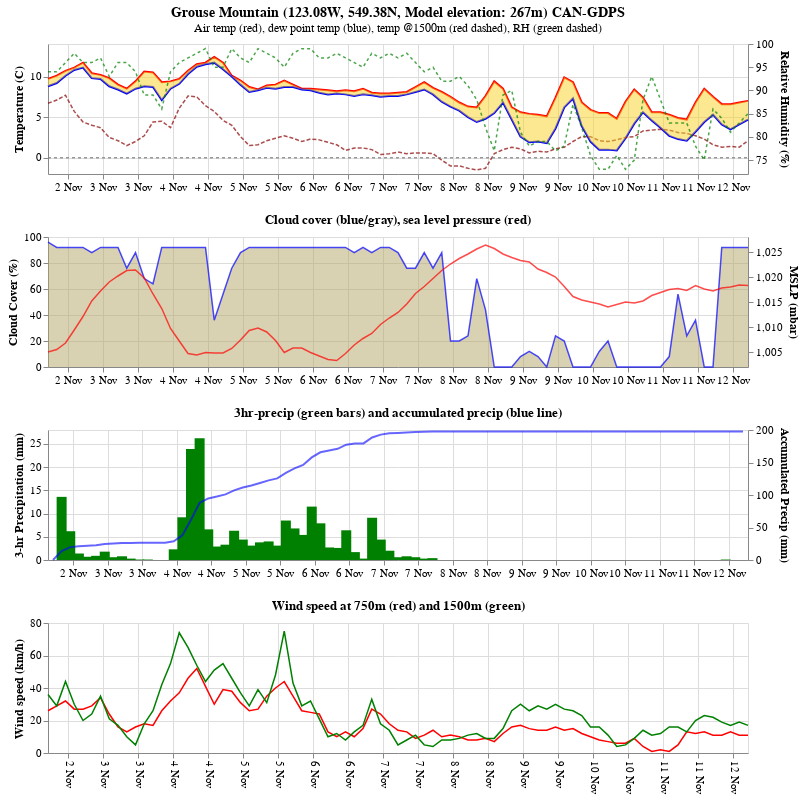

The notebook cell this image was saved under:
### Code cell
meteogram = temp2 & cloud_pressure & precip_total & wind 
meteogram = meteogram.configure_axis(labelFontSize=11, titleFontSize=12)
meteogram

### Figure 1 — Vega-Lite specification as saved in the notebook (floating-point values rounded to 4 significant figures)
{"config": {"view": {"continuousWidth": 400, "continuousHeight": 300}, "axis": {"labelFontSize": 11, "titleFontSize": 12}}, "vconcat": [{"layer": [{"layer": [{"mark": {"type": "line", "color": "red", "strokeWidth": 2}, "encoding": {"tooltip": [{"field": "DATE", "title": "Date", "type": "temporal"}, {"field": "TIME", "title": "Time", "type": "nominal"}, {"field": "TMP", "title": "Air Temp", "type": "quantitative"}], "x": {"axis": {"format": "%e %b", "labelAngle": 0}, "field": "DATETIME", "title": null, "type": "temporal"}, "y": {"field": "TMP", "title": "Temperature (C)", "type": "quantitative"}}, "height": 130, "title": {"text": "Grouse Mountain (123.08W, 549.38N, Model elevation: 267m) CAN-GDPS", "anchor": "middle", "fontSize": 14, "fontWeight": "bold", "subtitle": "Air temp (red), dew point temp (blue), temp @1500m (red dashed), RH (green dashed)"}, "width": 700}, {"mark": {"type": "line", "color": "blue", "strokeWidth": 2}, "encoding": {"x": {"axis": {"format": "%e %b", "labelAngle": 0}, "field": "DATETIME", "title": null, "type": "temporal"}, "y": {"field": "DPT", "title": "Temperature (C)", "type": "quantitative"}}, "height": 130, "width": 700}, {"mark": {"type": "line", "color": "darkred", "opacity": 0.7, "strokeDash": [4, 2], "strokeWidth": 1.5}, "encoding": {"tooltip": [{"field": "DATE", "title": "Date", "type": "temporal"}, {"field": "TIME", "title": "Time", "type": "nominal"}, {"field": "TMP850", "title": "Air Temp", "type": "quantitative"}], "x": {"axis": {"format": "%e %b", "labelAngle": 0}, "field": "DATETIME", "title": null, "type": "temporal"}, "y": {"field": "TMP850", "title": "Temperature (C)", "type": "quantitative"}}, "height": 130, "width": 700}, {"mark": {"type": "area", "color": "#F8D223", "opacity": 0.5}, "encoding": {"x": {"field": "DATETIME", "type": "temporal"}, "y": {"field": "TMP", "type": "quantitative"}, "y2": {"field": "DPT"}}, "height": 130, "width": 700}, {"mark": {"type": "line", "color": "gray", "opacity": 0.8, "strokeDash": [3, 3], "strokeWidth": 1.5}, "encoding": {"x": {"axis": {"format": "%e %b", "labelAngle": 0}, "field": "DATETIME", "title": null, "type": "temporal"}, "y": {"field": "Zero", "title": "Temperature (C)", "type": "quantitative"}}, "height": 130, "width": 700}]}, {"mark": {"type": "line", "color": "green", "opacity": 0.7, "strokeDash": [3, 3], "strokeWidth": 1.5}, "encoding": {"x": {"axis": {"format": "%e %b", "labelAngle": 0}, "field": "DATETIME", "title": null, "type": "temporal"}, "y": {"field": "RH", "scale": {"zero": false}, "title": "Relative Humidity (%)", "type": "quantitative"}}, "height": 130, "width": 700}], "resolve": {"scale": {"y": "independent"}}}, {"layer": [{"layer": [{"mark": {"type": "area", "color": "#B4A667", "opacity": 0.5}, "encoding": {"x": {"axis": {"format": "%e %b", "labelAngle": 0}, "field": "DATETIME", "type": "temporal"}, "y": {"field": "CLOUD", "type": "quantitative"}}, "height": 130, "width": 700}, {"mark": {"type": "line", "color": "blue", "opacity": 0.7, "strokeWidth": 1.5}, "encoding": {"x": {"axis": {"format": "%e %b", "labelAngle": 0}, "field": "DATETIME", "title": null, "type": "temporal"}, "y": {"field": "CLOUD", "title": "Cloud Cover (%)", "type": "quantitative"}}, "height": 130, "width": 700}]}, {"mark": {"type": "line", "color": "red", "opacity": 0.7, "strokeWidth": 1.5}, "encoding": {"x": {"axis": {"format": "%e %b", "labelAngle": 0}, "field": "DATETIME", "title": null, "type": "temporal"}, "y": {"field": "SLP", "scale": {"zero": false}, "title": "MSLP (mbar)", "type": "quantitative"}}, "height": 130, "title": "Cloud cover (blue/gray), sea level pressure (red)", "width": 700}], "resolve": {"scale": {"y": "independent"}}}, {"layer": [{"mark": {"type": "bar", "color": "green", "size": 10}, "encoding": {"tooltip": [{"field": "DATE", "title": "Date", "type": "temporal"}, {"field": "TIME", "title": "Time", "type": "nominal"}, {"field": "PC1", "title": "3-Hour Precip", "type": "quantitative"}], "x": {"axis": {"format": "%e %b", "labelAngle": 0}, "field": "DATETIME", "title": null, "type": "temporal"}, "y": {"field": "PC1", "title": "3-hr Precipitation (mm)", "type": "quantitative"}}, "height": 130, "title": "3hr-precip (green bars) and accumulated precip (blue line)", "width": 700}, {"mark": {"type": "line", "color": "blue", "opacity": 0.6}, "encoding": {"tooltip": [{"field": "DATE", "title": "Date", "type": "temporal"}, {"field": "TIME", "title": "Time", "type": "nominal"}, {"field": "APCP", "title": "Accumulated Precip", "type": "quantitative"}], "x": {"axis": {"format": "%e %b", "labelAngle": 0}, "field": "DATETIME", "title": null, "type": "temporal"}, "y": {"field": "APCP", "title": "Accumulated Precip (mm)", "type": "quantitative"}}, "height": 130, "width": 700}], "resolve": {"scale": {"y": "independent"}}}, {"layer": [{"mark": {"type": "line", "color": "red", "strokeWidth": 1.5}, "encoding": {"tooltip": [{"field": "DATE", "title": "Date", "type": "temporal"}, {"field": "TIME", "title": "Time", "type": "nominal"}, {"field": "WS925", "title": "Wind Speed (km/h)", "type": "quantitative"}, {"field": "WD925", "title": "Wind Dir (deg)", "type": "quantitative"}], "x": {"axis": {"format": "%e %b", "labelAngle": 90}, "field": "DATETIME", "title": null, "type": "temporal"}, "y": {"field": "WS925", "title": "Wind speed (km/h)", "type": "quantitative"}}, "height": 130, "title": "Wind speed at 750m (red) and 1500m (green)", "width": 700}, {"mark": {"type": "line", "color": "green", "strokeWidth": 1.5}, "encoding": {"tooltip": [{"field": "DATE", "title": "Date", "type": "temporal"}, {"field": "TIME", "title": "Time", "type": "nominal"}, {"field": "WS850", "title": "Wind Speed (km/h)", "type": "quantitative"}, {"field": "WD850", "title": "Wind Dir (deg)", "type": "quantitative"}], "x": {"axis": {"format": "%e %b", "labelAngle": 90}, "field": "DATETIME", "title": null, "type": "temporal"}, "y": {"field": "WS850", "title": "Wind speed (km/h)", "type": "quantitative"}}, "height": 130, "width": 700}]}], "data": {"name": "data-b454d1693b96cf909160a4cb1db08729"}, "$schema": "https://vega.github.io/schema/vega-lite/v4.17.0.json", "datasets": {"data-b454d1693b96cf909160a4cb1db08729": [{"DATETIME": "2023-11-02T05:00:00", "DATE": "2023-11-02T00:00:00", "TIME": "5:00", "TMP": 9.7, "DPT": 8.8, "RH": 94, "WS": 9, "WD": 33, "APCP": 0.0, "CLOUD": 96, "SLP": 1005.0, "PTYPE": null, "RQP": 0.0, "SQP": 0, "FQP": 0, "IQP": 0, "WS925": 26, "WD925": 113, "TMP850": 6.7, "WS850": 36, "WD850": 169, "WS700": 76, "WD700": 234, "PC1": 0.0, "Zero": "0"}, {"DATETIME": "2023-11-02T08:00:00", "DATE": "2023-11-02T00:00:00", "TIME": "8:00", "TMP": 10.1, "DPT": 9.2, "RH": 94, "WS": 8, "WD": 59, "APCP": 13.6, "CLOUD": 92, "SLP": 1006.0, "PTYPE": "RA", "RQP": 13.6, "SQP": 0, "FQP": 0, "IQP": 0, "WS925": 29, "WD925": 131, "TMP850": 7.1, "WS850": 29, "WD850": 177, "WS700": 60, "WD700": 232, "PC1": 13.6, "Zero": "0"}, {"DATETIME": "2023-11-02T11:00:00", "DATE": "2023-11-02T00:00:00", "TIME": "11:00", "TMP": 10.7, "DPT": 10.1, "RH": 96, "WS": 7, "WD": 84, "APCP": 19.8, "CLOUD": 92, "SLP": 1007.0, "PTYPE": "RA", "RQP": 19.8, "SQP": 0, "FQP": 0, "IQP": 0, "WS925": 32, "WD925": 146, "TMP850": 7.7, "WS850": 44, "WD850": 227, "WS700": 60, "WD700": 239, "PC1": 6.2, "Zero": "0"}, {"DATETIME": "2023-11-02T14:00:00", "DATE": "2023-11-02T00:00:00", "TIME": "14:00", "TMP": 11.1, "DPT": 10.8, "RH": 98, "WS": 7, "WD": 124, "APCP": 21.2, "CLOUD": 92, "SLP": 1009.0, "PTYPE": "RA", "RQP": 21.2, "SQP": 0, "FQP": 0, "IQP": 0, "WS925": 27, "WD925": 182, "TMP850": 5.7, "WS850": 30, "WD850": 253, "WS700": 70, "WD700": 255, "PC1": 1.4, "Zero": "0"}, {"DATETIME": "2023-11-02T17:00:00", "DATE": "2023-11-02T00:00:00", "TIME": "17:00", "TMP": 11.7, "DPT": 11.1, "RH": 96, "WS": 7, "WD": 169, "APCP": 21.9, "CLOUD": 92, "SLP": 1012.0, "PTYPE": "RA", "RQP": 21.9, "SQP": 0, "FQP": 0, "IQP": 0, "WS925": 27, "WD925": 191, "TMP850": 4.4, "WS850": 20, "WD850": 243, "WS700": 64, "WD700": 257, "PC1": 0.7, "Zero": "0"}, {"DATETIME": "2023-11-02T20:00:00", "DATE": "2023-11-02T00:00:00", "TIME": "20:00", "TMP": 10.4, "DPT": 9.8, "RH": 96, "WS": 5, "WD": 182, "APCP": 22.8, "CLOUD": 88, "SLP": 1015.0, "PTYPE": "RA", "RQP": 22.8, "SQP": 0, "FQP": 0, "IQP": 0, "WS925": 29, "WD925": 199, "TMP850": 4.0, "WS850": 24, "WD850": 235, "WS700": 47, "WD700": 270, "PC1": 0.9, "Zero": "0"}, {"DATETIME": "2023-11-02T23:00:00", "DATE": "2023-11-02T00:00:00", "TIME": "23:00", "TMP": 10.2, "DPT": 9.7, "RH": 97, "WS": 4, "WD": 186, "APCP": 24.6, "CLOUD": 92, "SLP": 1017.0, "PTYPE": "RA", "RQP": 24.6, "SQP": 0, "FQP": 0, "IQP": 0, "WS925": 34, "WD925": 220, "TMP850": 3.7, "WS850": 35, "WD850": 245, "WS700": 38, "WD700": 271, "PC1": 1.8, "Zero": "0"}, {"DATETIME": "2023-11-03T02:00:00", "DATE": "2023-11-03T00:00:00", "TIME": "2:00", "TMP": 9.8, "DPT": 8.8, "RH": 93, "WS": 4, "WD": 131, "APCP": 25.2, "CLOUD": 92, "SLP": 1019.0, "PTYPE": "RA", "RQP": 25.2, "SQP": 0, "FQP": 0, "IQP": 0, "WS925": 24, "WD925": 218, "TMP850": 2.5, "WS850": 21, "WD850": 257, "WS700": 41, "WD700": 267, "PC1": 0.6, "Zero": "0"}, {"DATETIME": "2023-11-03T05:00:00", "DATE": "2023-11-03T00:00:00", "TIME": "5:00", "TMP": 9.0, "DPT": 8.4, "RH": 96, "WS": 6, "WD": 96, "APCP": 26.0, "CLOUD": 92, "SLP": 1020.0, "PTYPE": "RA", "RQP": 26.0, "SQP": 0, "FQP": 0, "IQP": 0, "WS925": 16, "WD925": 218, "TMP850": 2.1, "WS850": 17, "WD850": 267, "WS700": 37, "WD700": 271, "PC1": 0.8, "Zero": "0"}, {"DATETIME": "2023-11-03T08:00:00", "DATE": "2023-11-03T00:00:00", "TIME": "8:00", "TMP": 8.5, "DPT": 7.9, "RH": 96, "WS": 6, "WD": 95, "APCP": 26.3, "CLOUD": 76, "SLP": 1021.0, "PTYPE": "RA", "RQP": 26.3, "SQP": 0, "FQP": 0, "IQP": 0, "WS925": 13, "WD925": 192, "TMP850": 1.5, "WS850": 10, "WD850": 287, "WS700": 31, "WD700": 271, "PC1": 0.3, "Zero": "0"}, {"DATETIME": "2023-11-03T11:00:00", "DATE": "2023-11-03T00:00:00", "TIME": "11:00", "TMP": 9.4, "DPT": 8.5, "RH": 94, "WS": 6, "WD": 107, "APCP": 26.4, "CLOUD": 88, "SLP": 1021.0, "PTYPE": "RA", "RQP": 26.4, "SQP": 0, "FQP": 0, "IQP": 0, "WS925": 16, "WD925": 130, "TMP850": 2.0, "WS850": 5, "WD850": 126, "WS700": 26, "WD700": 266, "PC1": 0.1, "Zero": "0"}, {"DATETIME": "2023-11-03T14:00:00", "DATE": "2023-11-03T00:00:00", "TIME": "14:00", "TMP": 10.6, "DPT": 8.8, "RH": 89, "WS": 4, "WD": 81, "APCP": 26.5, "CLOUD": 68, "SLP": 1020.0, "PTYPE": "RA", "RQP": 26.5, "SQP": 0, "FQP": 0, "IQP": 0, "WS925": 18, "WD925": 115, "TMP850": 2.7, "WS850": 18, "WD850": 138, "WS700": 18, "WD700": 232, "PC1": 0.1, "Zero": "0"}, {"DATETIME": "2023-11-03T17:00:00", "DATE": "2023-11-03T00:00:00", "TIME": "17:00", "TMP": 10.5, "DPT": 8.7, "RH": 89, "WS": 4, "WD": 53, "APCP": 26.5, "CLOUD": 64, "SLP": 1017.0, "PTYPE": null, "RQP": 26.5, "SQP": 0, "FQP": 0, "IQP": 0, "WS925": 17, "WD925": 92, "TMP850": 4.4, "WS850": 26, "WD850": 139, "WS700": 32, "WD700": 201, "PC1": 0.0, "Zero": "0"}, {"DATETIME": "2023-11-03T20:00:00", "DATE": "2023-11-03T00:00:00", "TIME": "20:00", "TMP": 9.3, "DPT": 7.1, "RH": 86, "WS": 7, "WD": 39, "APCP": 26.5, "CLOUD": 92, "SLP": 1014.0, "PTYPE": null, "RQP": 26.5, "SQP": 0, "FQP": 0, "IQP": 0, "WS925": 26, "WD925": 110, "TMP850": 4.5, "WS850": 42, "WD850": 143, "WS700": 43, "WD700": 166, "PC1": 0.0, "Zero": "0"}, {"DATETIME": "2023-11-03T23:00:00", "DATE": "2023-11-03T00:00:00", "TIME": "23:00", "TMP": 9.4, "DPT": 8.5, "RH": 94, "WS": 7, "WD": 53, "APCP": 28.8, "CLOUD": 92, "SLP": 1010.0, "PTYPE": "RA", "RQP": 28.8, "SQP": 0, "FQP": 0, "IQP": 0, "WS925": 32, "WD925": 98, "TMP850": 3.7, "WS850": 55, "WD850": 119, "WS700": 87, "WD700": 202, "PC1": 2.3, "Zero": "0"}, {"DATETIME": "2023-11-04T02:00:00", "DATE": "2023-11-04T00:00:00", "TIME": "2:00", "TMP": 9.7, "DPT": 9.1, "RH": 96, "WS": 7, "WD": 65, "APCP": 38.0, "CLOUD": 92, "SLP": 1007.0, "PTYPE": "RA", "RQP": 38.0, "SQP": 0, "FQP": 0, "IQP": 0, "WS925": 37, "WD925": 111, "TMP850": 6.1, "WS850": 74, "WD850": 158, "WS700": 84, "WD700": 224, "PC1": 9.2, "Zero": "0"}, {"DATETIME": "2023-11-04T05:00:00", "DATE": "2023-11-04T00:00:00", "TIME": "5:00", "TMP": 10.7, "DPT": 10.3, "RH": 97, "WS": 11, "WD": 105, "APCP": 61.9, "CLOUD": 92, "SLP": 1005.0, "PTYPE": "RA", "RQP": 61.9, "SQP": 0, "FQP": 0, "IQP": 0, "WS925": 46, "WD925": 136, "TMP850": 7.6, "WS850": 65, "WD850": 165, "WS700": 109, "WD700": 227, "PC1": 23.9, "Zero": "0"}, {"DATETIME": "2023-11-04T08:00:00", "DATE": "2023-11-04T00:00:00", "TIME": "8:00", "TMP": 11.5, "DPT": 11.2, "RH": 98, "WS": 10, "WD": 134, "APCP": 88.1, "CLOUD": 92, "SLP": 1004.0, "PTYPE": "RA", "RQP": 88.1, "SQP": 0, "FQP": 0, "IQP": 0, "WS925": 52, "WD925": 162, "TMP850": 7.5, "WS850": 54, "WD850": 185, "WS700": 81, "WD700": 219, "PC1": 26.2, "Zero": "0"}, {"DATETIME": "2023-11-04T11:00:00", "DATE": "2023-11-04T00:00:00", "TIME": "11:00", "TMP": 11.7, "DPT": 11.5, "RH": 99, "WS": 12, "WD": 162, "APCP": 94.7, "CLOUD": 92, "SLP": 1005.0, "PTYPE": "RA", "RQP": 94.7, "SQP": 0, "FQP": 0, "IQP": 0, "WS925": 41, "WD925": 172, "TMP850": 6.4, "WS850": 44, "WD850": 185, "WS700": 68, "WD700": 214, "PC1": 6.6, "Zero": "0"}, {"DATETIME": "2023-11-04T14:00:00", "DATE": "2023-11-04T00:00:00", "TIME": "14:00", "TMP": 12.4, "DPT": 11.7, "RH": 95, "WS": 7, "WD": 123, "APCP": 97.6, "CLOUD": 36, "SLP": 1005.0, "PTYPE": "RA", "RQP": 97.6, "SQP": 0, "FQP": 0, "IQP": 0, "WS925": 30, "WD925": 181, "TMP850": 5.7, "WS850": 51, "WD850": 192, "WS700": 67, "WD700": 211, "PC1": 2.9, "Zero": "0"}, {"DATETIME": "2023-11-04T17:00:00", "DATE": "2023-11-04T00:00:00", "TIME": "17:00", "TMP": 11.7, "DPT": 10.9, "RH": 95, "WS": 9, "WD": 170, "APCP": 100.9, "CLOUD": 56, "SLP": 1005.0, "PTYPE": "RA", "RQP": 100.9, "SQP": 0, "FQP": 0, "IQP": 0, "WS925": 39, "WD925": 194, "TMP850": 4.6, "WS850": 55, "WD850": 206, "WS700": 59, "WD700": 216, "PC1": 3.3, "Zero": "0"}, {"DATETIME": "2023-11-04T20:00:00", "DATE": "2023-11-04T00:00:00", "TIME": "20:00", "TMP": 10.1, "DPT": 10.0, "RH": 99, "WS": 8, "WD": 166, "APCP": 107.2, "CLOUD": 76, "SLP": 1006.0, "PTYPE": "RA", "RQP": 107.2, "SQP": 0, "FQP": 0, "IQP": 0, "WS925": 38, "WD925": 193, "TMP850": 4.0, "WS850": 46, "WD850": 215, "WS700": 61, "WD700": 212, "PC1": 6.3, "Zero": "0"}, {"DATETIME": "2023-11-04T23:00:00", "DATE": "2023-11-04T00:00:00", "TIME": "23:00", "TMP": 9.5, "DPT": 9.0, "RH": 97, "WS": 8, "WD": 192, "APCP": 111.6, "CLOUD": 88, "SLP": 1007.0, "PTYPE": "RA", "RQP": 111.6, "SQP": 0, "FQP": 0, "IQP": 0, "WS925": 31, "WD925": 206, "TMP850": 2.6, "WS850": 37, "WD850": 214, "WS700": 60, "WD700": 221, "PC1": 4.4, "Zero": "0"}, {"DATETIME": "2023-11-05T02:00:00", "DATE": "2023-11-05T00:00:00", "TIME": "2:00", "TMP": 8.7, "DPT": 8.1, "RH": 96, "WS": 5, "WD": 136, "APCP": 114.7, "CLOUD": 92, "SLP": 1009.0, "PTYPE": "RA", "RQP": 114.7, "SQP": 0, "FQP": 0, "IQP": 0, "WS925": 26, "WD925": 191, "TMP850": 1.5, "WS850": 29, "WD850": 212, "WS700": 56, "WD700": 232, "PC1": 3.1, "Zero": "0"}, {"DATETIME": "2023-11-05T05:00:00", "DATE": "2023-11-05T00:00:00", "TIME": "5:00", "TMP": 8.4, "DPT": 8.3, "RH": 99, "WS": 6, "WD": 157, "APCP": 118.5, "CLOUD": 92, "SLP": 1010.0, "PTYPE": "RA", "RQP": 118.5, "SQP": 0, "FQP": 0, "IQP": 0, "WS925": 27, "WD925": 176, "TMP850": 1.6, "WS850": 39, "WD850": 190, "WS700": 47, "WD700": 228, "PC1": 3.8, "Zero": "0"}, {"DATETIME": "2023-11-05T08:00:00", "DATE": "2023-11-05T00:00:00", "TIME": "8:00", "TMP": 8.9, "DPT": 8.6, "RH": 98, "WS": 8, "WD": 123, "APCP": 122.5, "CLOUD": 92, "SLP": 1009.0, "PTYPE": "RA", "RQP": 122.5, "SQP": 0, "FQP": 0, "IQP": 0, "WS925": 35, "WD925": 154, "TMP850": 2.1, "WS850": 31, "WD850": 185, "WS700": 41, "WD700": 224, "PC1": 4.0, "Zero": "0"}, {"DATETIME": "2023-11-05T11:00:00", "DATE": "2023-11-05T00:00:00", "TIME": "11:00", "TMP": 9.0, "DPT": 8.5, "RH": 97, "WS": 9, "WD": 97, "APCP": 125.6, "CLOUD": 92, "SLP": 1007.0, "PTYPE": "RA", "RQP": 125.6, "SQP": 0, "FQP": 0, "IQP": 0, "WS925": 40, "WD925": 128, "TMP850": 2.4, "WS850": 48, "WD850": 147, "WS700": 50, "WD700": 197, "PC1": 3.1, "Zero": "0"}, {"DATETIME": "2023-11-05T14:00:00", "DATE": "2023-11-05T00:00:00", "TIME": "14:00", "TMP": 9.5, "DPT": 8.7, "RH": 95, "WS": 10, "WD": 106, "APCP": 134.1, "CLOUD": 92, "SLP": 1005.0, "PTYPE": "RA", "RQP": 134.1, "SQP": 0, "FQP": 0, "IQP": 0, "WS925": 44, "WD925": 130, "TMP850": 2.7, "WS850": 75, "WD850": 157, "WS700": 71, "WD700": 214, "PC1": 8.5, "Zero": "0"}, {"DATETIME": "2023-11-05T17:00:00", "DATE": "2023-11-05T00:00:00", "TIME": "17:00", "TMP": 9.0, "DPT": 8.7, "RH": 98, "WS": 11, "WD": 154, "APCP": 140.9, "CLOUD": 92, "SLP": 1006.0, "PTYPE": "RA", "RQP": 140.9, "SQP": 0, "FQP": 0, "IQP": 0, "WS925": 35, "WD925": 171, "TMP850": 2.4, "WS850": 43, "WD850": 185, "WS700": 45, "WD700": 211, "PC1": 6.8, "Zero": "0"}, {"DATETIME": "2023-11-05T20:00:00", "DATE": "2023-11-05T00:00:00", "TIME": "20:00", "TMP": 8.5, "DPT": 8.4, "RH": 99, "WS": 7, "WD": 136, "APCP": 146.3, "CLOUD": 92, "SLP": 1006.0, "PTYPE": "RA", "RQP": 146.3, "SQP": 0, "FQP": 0, "IQP": 0, "WS925": 26, "WD925": 153, "TMP850": 2.0, "WS850": 29, "WD850": 165, "WS700": 48, "WD700": 205, "PC1": 5.4, "Zero": "0"}, {"DATETIME": "2023-11-05T23:00:00", "DATE": "2023-11-05T00:00:00", "TIME": "23:00", "TMP": 8.5, "DPT": 8.3, "RH": 99, "WS": 7, "WD": 167, "APCP": 157.8, "CLOUD": 92, "SLP": 1005.0, "PTYPE": "RA", "RQP": 157.8, "SQP": 0, "FQP": 0, "IQP": 0, "WS925": 25, "WD925": 175, "TMP850": 2.3, "WS850": 32, "WD850": 168, "WS700": 34, "WD700": 210, "PC1": 11.5, "Zero": "0"}, {"DATETIME": "2023-11-06T02:00:00", "DATE": "2023-11-06T00:00:00", "TIME": "2:00", "TMP": 8.4, "DPT": 8.0, "RH": 97, "WS": 5, "WD": 127, "APCP": 165.7, "CLOUD": 92, "SLP": 1004.0, "PTYPE": "RA", "RQP": 165.7, "SQP": 0, "FQP": 0, "IQP": 0, "WS925": 24, "WD925": 162, "TMP850": 2.2, "WS850": 21, "WD850": 192, "WS700": 30, "WD700": 202, "PC1": 7.9, "Zero": "0"}, {"DATETIME": "2023-11-06T05:00:00", "DATE": "2023-11-06T00:00:00", "TIME": "5:00", "TMP": 8.3, "DPT": 7.8, "RH": 97, "WS": 4, "WD": 95, "APCP": 168.4, "CLOUD": 92, "SLP": 1004.0, "PTYPE": "RA", "RQP": 168.4, "SQP": 0, "FQP": 0, "IQP": 0, "WS925": 13, "WD925": 141, "TMP850": 1.9, "WS850": 10, "WD850": 145, "WS700": 18, "WD700": 195, "PC1": 2.7, "Zero": "0"}, {"DATETIME": "2023-11-06T08:00:00", "DATE": "2023-11-06T00:00:00", "TIME": "8:00", "TMP": 8.2, "DPT": 7.9, "RH": 98, "WS": 2, "WD": 103, "APCP": 171.0, "CLOUD": 92, "SLP": 1003.0, "PTYPE": "RA", "RQP": 171.0, "SQP": 0, "FQP": 0, "IQP": 0, "WS925": 10, "WD925": 129, "TMP850": 1.6, "WS850": 12, "WD850": 166, "WS700": 9, "WD700": 213, "PC1": 2.6, "Zero": "0"}, {"DATETIME": "2023-11-06T11:00:00", "DATE": "2023-11-06T00:00:00", "TIME": "11:00", "TMP": 8.3, "DPT": 7.8, "RH": 97, "WS": 5, "WD": 145, "APCP": 177.4, "CLOUD": 92, "SLP": 1005.0, "PTYPE": "RA", "RQP": 177.4, "SQP": 0, "FQP": 0, "IQP": 0, "WS925": 13, "WD925": 149, "TMP850": 0.9, "WS850": 8, "WD850": 231, "WS700": 16, "WD700": 240, "PC1": 6.4, "Zero": "0"}, {"DATETIME": "2023-11-06T14:00:00", "DATE": "2023-11-06T00:00:00", "TIME": "14:00", "TMP": 8.2, "DPT": 7.6, "RH": 96, "WS": 4, "WD": 119, "APCP": 179.1, "CLOUD": 88, "SLP": 1006.0, "PTYPE": "RA", "RQP": 179.1, "SQP": 0, "FQP": 0, "IQP": 0, "WS925": 10, "WD925": 180, "TMP850": 1.2, "WS850": 13, "WD850": 273, "WS700": 30, "WD700": 243, "PC1": 1.7, "Zero": "0"}, {"DATETIME": "2023-11-06T17:00:00", "DATE": "2023-11-06T00:00:00", "TIME": "17:00", "TMP": 8.5, "DPT": 7.8, "RH": 95, "WS": 6, "WD": 96, "APCP": 179.4, "CLOUD": 92, "SLP": 1008.0, "PTYPE": "RA", "RQP": 179.4, "SQP": 0, "FQP": 0, "IQP": 0, "WS925": 15, "WD925": 137, "TMP850": 1.2, "WS850": 17, "WD850": 189, "WS700": 29, "WD700": 224, "PC1": 0.3, "Zero": "0"}, {"DATETIME": "2023-11-06T20:00:00", "DATE": "2023-11-06T00:00:00", "TIME": "20:00", "TMP": 8.0, "DPT": 7.7, "RH": 98, "WS": 7, "WD": 185, "APCP": 188.5, "CLOUD": 88, "SLP": 1009.0, "PTYPE": "RA", "RQP": 188.5, "SQP": 0, "FQP": 0, "IQP": 0, "WS925": 27, "WD925": 197, "TMP850": 1.0, "WS850": 33, "WD850": 207, "WS700": 31, "WD700": 219, "PC1": 9.1, "Zero": "0"}, {"DATETIME": "2023-11-06T23:00:00", "DATE": "2023-11-06T00:00:00", "TIME": "23:00", "TMP": 7.9, "DPT": 7.5, "RH": 97, "WS": 7, "WD": 163, "APCP": 192.9, "CLOUD": 92, "SLP": 1010.0, "PTYPE": "RA", "RQP": 192.9, "SQP": 0, "FQP": 0, "IQP": 0, "WS925": 24, "WD925": 188, "TMP850": 0.4, "WS850": 18, "WD850": 226, "WS700": 21, "WD700": 233, "PC1": 4.4, "Zero": "0"}, {"DATETIME": "2023-11-07T02:00:00", "DATE": "2023-11-07T00:00:00", "TIME": "2:00", "TMP": 7.9, "DPT": 7.6, "RH": 98, "WS": 5, "WD": 141, "APCP": 194.9, "CLOUD": 92, "SLP": 1012.0, "PTYPE": "RA", "RQP": 194.9, "SQP": 0, "FQP": 0, "IQP": 0, "WS925": 18, "WD925": 184, "TMP850": 0.5, "WS850": 14, "WD850": 223, "WS700": 20, "WD700": 229, "PC1": 2.0, "Zero": "0"}, {"DATETIME": "2023-11-07T05:00:00", "DATE": "2023-11-07T00:00:00", "TIME": "5:00", "TMP": 8.0, "DPT": 7.6, "RH": 97, "WS": 5, "WD": 120, "APCP": 195.5, "CLOUD": 88, "SLP": 1013.0, "PTYPE": "RA", "RQP": 195.5, "SQP": 0, "FQP": 0, "IQP": 0, "WS925": 14, "WD925": 173, "TMP850": 0.7, "WS850": 5, "WD850": 236, "WS700": 17, "WD700": 242, "PC1": 0.6, "Zero": "0"}, {"DATETIME": "2023-11-07T08:00:00", "DATE": "2023-11-07T00:00:00", "TIME": "8:00", "TMP": 8.1, "DPT": 7.8, "RH": 98, "WS": 4, "WD": 141, "APCP": 196.3, "CLOUD": 76, "SLP": 1015.0, "PTYPE": "RA", "RQP": 196.3, "SQP": 0, "FQP": 0, "IQP": 0, "WS925": 13, "WD925": 165, "TMP850": 0.5, "WS850": 8, "WD850": 135, "WS700": 13, "WD700": 268, "PC1": 0.8, "Zero": "0"}, {"DATETIME": "2023-11-07T11:00:00", "DATE": "2023-11-07T00:00:00", "TIME": "11:00", "TMP": 8.7, "DPT": 8.1, "RH": 96, "WS": 4, "WD": 107, "APCP": 196.9, "CLOUD": 76, "SLP": 1017.0, "PTYPE": "RA", "RQP": 196.9, "SQP": 0, "FQP": 0, "IQP": 0, "WS925": 9, "WD925": 124, "TMP850": 0.6, "WS850": 11, "WD850": 143, "WS700": 3, "WD700": 234, "PC1": 0.6, "Zero": "0"}, {"DATETIME": "2023-11-07T14:00:00", "DATE": "2023-11-07T00:00:00", "TIME": "14:00", "TMP": 9.3, "DPT": 8.4, "RH": 94, "WS": 6, "WD": 145, "APCP": 197.2, "CLOUD": 88, "SLP": 1018.0, "PTYPE": "RA", "RQP": 197.2, "SQP": 0, "FQP": 0, "IQP": 0, "WS925": 11, "WD925": 140, "TMP850": 0.6, "WS850": 5, "WD850": 166, "WS700": 11, "WD700": 263, "PC1": 0.3, "Zero": "0"}, {"DATETIME": "2023-11-07T17:00:00", "DATE": "2023-11-07T00:00:00", "TIME": "17:00", "TMP": 8.6, "DPT": 7.8, "RH": 95, "WS": 5, "WD": 135, "APCP": 197.6, "CLOUD": 76, "SLP": 1020.0, "PTYPE": "RA", "RQP": 197.6, "SQP": 0, "FQP": 0, "IQP": 0, "WS925": 14, "WD925": 151, "TMP850": 0.5, "WS850": 4, "WD850": 155, "WS700": 12, "WD700": 279, "PC1": 0.4, "Zero": "0"}, {"DATETIME": "2023-11-07T20:00:00", "DATE": "2023-11-07T00:00:00", "TIME": "20:00", "TMP": 8.1, "DPT": 6.9, "RH": 92, "WS": 5, "WD": 79, "APCP": 197.6, "CLOUD": 88, "SLP": 1021.0, "PTYPE": null, "RQP": 197.6, "SQP": 0, "FQP": 0, "IQP": 0, "WS925": 10, "WD925": 146, "TMP850": -0.3, "WS850": 8, "WD850": 175, "WS700": 9, "WD700": 271, "PC1": 0.0, "Zero": "0"}, {"DATETIME": "2023-11-07T23:00:00", "DATE": "2023-11-07T00:00:00", "TIME": "23:00", "TMP": 7.5, "DPT": 6.3, "RH": 92, "WS": 5, "WD": 69, "APCP": 197.6, "CLOUD": 20, "SLP": 1023.0, "PTYPE": null, "RQP": 197.6, "SQP": 0, "FQP": 0, "IQP": 0, "WS925": 11, "WD925": 144, "TMP850": -1.0, "WS850": 8, "WD850": 198, "WS700": 10, "WD700": 254, "PC1": 0.0, "Zero": "0"}, {"DATETIME": "2023-11-08T02:00:00", "DATE": "2023-11-08T00:00:00", "TIME": "2:00", "TMP": 6.8, "DPT": 5.8, "RH": 93, "WS": 5, "WD": 69, "APCP": 197.6, "CLOUD": 20, "SLP": 1024.0, "PTYPE": null, "RQP": 197.6, "SQP": 0, "FQP": 0, "IQP": 0, "WS925": 10, "WD925": 137, "TMP850": -1.0, "WS850": 9, "WD850": 221, "WS700": 11, "WD700": 244, "PC1": 0.0, "Zero": "0"}, {"DATETIME": "2023-11-08T05:00:00", "DATE": "2023-11-08T00:00:00", "TIME": "5:00", "TMP": 6.3, "DPT": 5.0, "RH": 91, "WS": 5, "WD": 47, "APCP": 197.6, "CLOUD": 24, "SLP": 1025.0, "PTYPE": null, "RQP": 197.6, "SQP": 0, "FQP": 0, "IQP": 0, "WS925": 8, "WD925": 135, "TMP850": -1.3, "WS850": 11, "WD850": 224, "WS700": 13, "WD700": 225, "PC1": 0.0, "Zero": "0"}, {"DATETIME": "2023-11-08T08:00:00", "DATE": "2023-11-08T00:00:00", "TIME": "8:00", "TMP": 6.2, "DPT": 4.4, "RH": 88, "WS": 4, "WD": 43, "APCP": 197.6, "CLOUD": 68, "SLP": 1026.0, "PTYPE": null, "RQP": 197.6, "SQP": 0, "FQP": 0, "IQP": 0, "WS925": 8, "WD925": 105, "TMP850": -1.5, "WS850": 12, "WD850": 219, "WS700": 16, "WD700": 215, "PC1": 0.0, "Zero": "0"}, {"DATETIME": "2023-11-08T11:00:00", "DATE": "2023-11-08T00:00:00", "TIME": "11:00", "TMP": 7.6, "DPT": 4.8, "RH": 82, "WS": 2, "WD": 68, "APCP": 197.6, "CLOUD": 44, "SLP": 1026.0, "PTYPE": null, "RQP": 197.6, "SQP": 0, "FQP": 0, "IQP": 0, "WS925": 9, "WD925": 78, "TMP850": -1.3, "WS850": 9, "WD850": 212, "WS700": 20, "WD700": 204, "PC1": 0.0, "Zero": "0"}, {"DATETIME": "2023-11-08T14:00:00", "DATE": "2023-11-08T00:00:00", "TIME": "14:00", "TMP": 9.4, "DPT": 5.5, "RH": 77, "WS": 2, "WD": 192, "APCP": 197.6, "CLOUD": 0, "SLP": 1026.0, "PTYPE": null, "RQP": 197.6, "SQP": 0, "FQP": 0, "IQP": 0, "WS925": 7, "WD925": 55, "TMP850": 0.5, "WS850": 9, "WD850": 175, "WS700": 25, "WD700": 195, "PC1": 0.0, "Zero": "0"}, {"DATETIME": "2023-11-08T17:00:00", "DATE": "2023-11-08T00:00:00", "TIME": "17:00", "TMP": 8.5, "DPT": 6.8, "RH": 89, "WS": 2, "WD": 202, "APCP": 197.6, "CLOUD": 0, "SLP": 1025.0, "PTYPE": null, "RQP": 197.6, "SQP": 0, "FQP": 0, "IQP": 0, "WS925": 12, "WD925": 72, "TMP850": 1.0, "WS850": 15, "WD850": 144, "WS700": 28, "WD700": 188, "PC1": 0.0, "Zero": "0"}, {"DATETIME": "2023-11-08T20:00:00", "DATE": "2023-11-08T00:00:00", "TIME": "20:00", "TMP": 6.2, "DPT": 4.7, "RH": 90, "WS": 5, "WD": 37, "APCP": 197.6, "CLOUD": 0, "SLP": 1024.0, "PTYPE": null, "RQP": 197.6, "SQP": 0, "FQP": 0, "IQP": 0, "WS925": 16, "WD925": 98, "TMP850": 1.3, "WS850": 26, "WD850": 145, "WS700": 32, "WD700": 184, "PC1": 0.0, "Zero": "0"}, {"DATETIME": "2023-11-08T23:00:00", "DATE": "2023-11-08T00:00:00", "TIME": "23:00", "TMP": 5.6, "DPT": 2.6, "RH": 81, "WS": 7, "WD": 29, "APCP": 197.6, "CLOUD": 8, "SLP": 1023.0, "PTYPE": null, "RQP": 197.6, "SQP": 0, "FQP": 0, "IQP": 0, "WS925": 17, "WD925": 119, "TMP850": 1.1, "WS850": 30, "WD850": 156, "WS700": 37, "WD700": 184, "PC1": 0.0, "Zero": "0"}, {"DATETIME": "2023-11-09T02:00:00", "DATE": "2023-11-09T00:00:00", "TIME": "2:00", "TMP": 5.4, "DPT": 1.9, "RH": 78, "WS": 6, "WD": 41, "APCP": 197.6, "CLOUD": 12, "SLP": 1023.0, "PTYPE": null, "RQP": 197.6, "SQP": 0, "FQP": 0, "IQP": 0, "WS925": 15, "WD925": 125, "TMP850": 0.6, "WS850": 26, "WD850": 150, "WS700": 39, "WD700": 186, "PC1": 0.0, "Zero": "0"}, {"DATETIME": "2023-11-09T05:00:00", "DATE": "2023-11-09T00:00:00", "TIME": "5:00", "TMP": 5.3, "DPT": 2.0, "RH": 79, "WS": 7, "WD": 31, "APCP": 197.6, "CLOUD": 8, "SLP": 1022.0, "PTYPE": null, "RQP": 197.6, "SQP": 0, "FQP": 0, "IQP": 0, "WS925": 14, "WD925": 113, "TMP850": 0.8, "WS850": 29, "WD850": 146, "WS700": 37, "WD700": 193, "PC1": 0.0, "Zero": "0"}, {"DATETIME": "2023-11-09T08:00:00", "DATE": "2023-11-09T00:00:00", "TIME": "8:00", "TMP": 5.1, "DPT": 1.8, "RH": 79, "WS": 7, "WD": 30, "APCP": 197.6, "CLOUD": 0, "SLP": 1021.0, "PTYPE": null, "RQP": 197.6, "SQP": 0, "FQP": 0, "IQP": 0, "WS925": 14, "WD925": 120, "TMP850": 0.7, "WS850": 27, "WD850": 145, "WS700": 35, "WD700": 188, "PC1": 0.0, "Zero": "0"}, {"DATETIME": "2023-11-09T11:00:00", "DATE": "2023-11-09T00:00:00", "TIME": "11:00", "TMP": 7.4, "DPT": 3.6, "RH": 77, "WS": 3, "WD": 47, "APCP": 197.6, "CLOUD": 24, "SLP": 1020.0, "PTYPE": null, "RQP": 197.6, "SQP": 0, "FQP": 0, "IQP": 0, "WS925": 16, "WD925": 112, "TMP850": 1.1, "WS850": 30, "WD850": 143, "WS700": 35, "WD700": 185, "PC1": 0.0, "Zero": "0"}, {"DATETIME": "2023-11-09T14:00:00", "DATE": "2023-11-09T00:00:00", "TIME": "14:00", "TMP": 9.9, "DPT": 6.2, "RH": 78, "WS": 0, "WD": 204, "APCP": 197.6, "CLOUD": 20, "SLP": 1018.0, "PTYPE": null, "RQP": 197.6, "SQP": 0, "FQP": 0, "IQP": 0, "WS925": 14, "WD925": 110, "TMP850": 1.3, "WS850": 27, "WD850": 139, "WS700": 35, "WD700": 184, "PC1": 0.0, "Zero": "0"}, {"DATETIME": "2023-11-09T17:00:00", "DATE": "2023-11-09T00:00:00", "TIME": "17:00", "TMP": 9.3, "DPT": 7.3, "RH": 87, "WS": 2, "WD": 32, "APCP": 197.6, "CLOUD": 0, "SLP": 1016.0, "PTYPE": null, "RQP": 197.6, "SQP": 0, "FQP": 0, "IQP": 0, "WS925": 15, "WD925": 99, "TMP850": 2.0, "WS850": 26, "WD850": 135, "WS700": 33, "WD700": 187, "PC1": 0.0, "Zero": "0"}, {"DATETIME": "2023-11-09T20:00:00", "DATE": "2023-11-09T00:00:00", "TIME": "20:00", "TMP": 6.8, "DPT": 3.9, "RH": 82, "WS": 6, "WD": 24, "APCP": 197.6, "CLOUD": 0, "SLP": 1015.0, "PTYPE": null, "RQP": 197.6, "SQP": 0, "FQP": 0, "IQP": 0, "WS925": 12, "WD925": 99, "TMP850": 2.6, "WS850": 23, "WD850": 140, "WS700": 30, "WD700": 191, "PC1": 0.0, "Zero": "0"}, {"DATETIME": "2023-11-09T23:00:00", "DATE": "2023-11-09T00:00:00", "TIME": "23:00", "TMP": 5.9, "DPT": 2.0, "RH": 76, "WS": 6, "WD": 30, "APCP": 197.6, "CLOUD": 0, "SLP": 1015.0, "PTYPE": null, "RQP": 197.6, "SQP": 0, "FQP": 0, "IQP": 0, "WS925": 10, "WD925": 100, "TMP850": 2.6, "WS850": 16, "WD850": 136, "WS700": 29, "WD700": 190, "PC1": 0.0, "Zero": "0"}, {"DATETIME": "2023-11-10T02:00:00", "DATE": "2023-11-10T00:00:00", "TIME": "2:00", "TMP": 5.5, "DPT": 1.0, "RH": 73, "WS": 6, "WD": 22, "APCP": 197.6, "CLOUD": 12, "SLP": 1015.0, "PTYPE": null, "RQP": 197.6, "SQP": 0, "FQP": 0, "IQP": 0, "WS925": 8, "WD925": 110, "TMP850": 2.1, "WS850": 16, "WD850": 147, "WS700": 24, "WD700": 197, "PC1": 0.0, "Zero": "0"}, {"DATETIME": "2023-11-10T05:00:00", "DATE": "2023-11-10T00:00:00", "TIME": "5:00", "TMP": 5.5, "DPT": 1.0, "RH": 73, "WS": 5, "WD": 21, "APCP": 197.6, "CLOUD": 20, "SLP": 1014.0, "PTYPE": null, "RQP": 197.6, "SQP": 0, "FQP": 0, "IQP": 0, "WS925": 7, "WD925": 26, "TMP850": 2.0, "WS850": 11, "WD850": 143, "WS700": 18, "WD700": 221, "PC1": 0.0, "Zero": "0"}, {"DATETIME": "2023-11-10T08:00:00", "DATE": "2023-11-10T00:00:00", "TIME": "8:00", "TMP": 4.8, "DPT": 0.9, "RH": 76, "WS": 4, "WD": 7, "APCP": 197.6, "CLOUD": 0, "SLP": 1014.0, "PTYPE": null, "RQP": 197.6, "SQP": 0, "FQP": 0, "IQP": 0, "WS925": 6, "WD925": 349, "TMP850": 2.2, "WS850": 4, "WD850": 134, "WS700": 16, "WD700": 271, "PC1": 0.0, "Zero": "0"}, {"DATETIME": "2023-11-10T11:00:00", "DATE": "2023-11-10T00:00:00", "TIME": "11:00", "TMP": 6.9, "DPT": 2.4, "RH": 73, "WS": 0, "WD": 261, "APCP": 197.6, "CLOUD": 0, "SLP": 1015.0, "PTYPE": null, "RQP": 197.6, "SQP": 0, "FQP": 0, "IQP": 0, "WS925": 6, "WD925": 346, "TMP850": 2.5, "WS850": 5, "WD850": 201, "WS700": 19, "WD700": 319, "PC1": 0.0, "Zero": "0"}, {"DATETIME": "2023-11-10T14:00:00", "DATE": "2023-11-10T00:00:00", "TIME": "14:00", "TMP": 8.4, "DPT": 4.2, "RH": 75, "WS": 4, "WD": 245, "APCP": 197.6, "CLOUD": 0, "SLP": 1015.0, "PTYPE": null, "RQP": 197.6, "SQP": 0, "FQP": 0, "IQP": 0, "WS925": 9, "WD925": 340, "TMP850": 2.6, "WS850": 9, "WD850": 271, "WS700": 17, "WD700": 323, "PC1": 0.0, "Zero": "0"}, {"DATETIME": "2023-11-10T17:00:00", "DATE": "2023-11-10T00:00:00", "TIME": "17:00", "TMP": 7.4, "DPT": 5.6, "RH": 88, "WS": 2, "WD": 228, "APCP": 197.6, "CLOUD": 0, "SLP": 1015.0, "PTYPE": null, "RQP": 197.6, "SQP": 0, "FQP": 0, "IQP": 0, "WS925": 4, "WD925": 323, "TMP850": 3.3, "WS850": 14, "WD850": 302, "WS700": 16, "WD700": 296, "PC1": 0.0, "Zero": "0"}, {"DATETIME": "2023-11-10T20:00:00", "DATE": "2023-11-10T00:00:00", "TIME": "20:00", "TMP": 5.6, "DPT": 4.6, "RH": 93, "WS": 6, "WD": 32, "APCP": 197.6, "CLOUD": 0, "SLP": 1016.0, "PTYPE": null, "RQP": 197.6, "SQP": 0, "FQP": 0, "IQP": 0, "WS925": 1, "WD925": 232, "TMP850": 3.4, "WS850": 11, "WD850": 294, "WS700": 25, "WD700": 284, "PC1": 0.0, "Zero": "0"}, {"DATETIME": "2023-11-10T23:00:00", "DATE": "2023-11-10T00:00:00", "TIME": "23:00", "TMP": 5.6, "DPT": 3.7, "RH": 88, "WS": 6, "WD": 35, "APCP": 197.6, "CLOUD": 0, "SLP": 1017.0, "PTYPE": null, "RQP": 197.6, "SQP": 0, "FQP": 0, "IQP": 0, "WS925": 2, "WD925": 160, "TMP850": 3.5, "WS850": 12, "WD850": 263, "WS700": 31, "WD700": 274, "PC1": 0.0, "Zero": "0"}, {"DATETIME": "2023-11-11T02:00:00", "DATE": "2023-11-11T00:00:00", "TIME": "2:00", "TMP": 5.3, "DPT": 2.7, "RH": 83, "WS": 5, "WD": 38, "APCP": 197.6, "CLOUD": 8, "SLP": 1018.0, "PTYPE": null, "RQP": 197.6, "SQP": 0, "FQP": 0, "IQP": 0, "WS925": 1, "WD925": 159, "TMP850": 3.4, "WS850": 16, "WD850": 245, "WS700": 36, "WD700": 258, "PC1": 0.0, "Zero": "0"}, {"DATETIME": "2023-11-11T05:00:00", "DATE": "2023-11-11T00:00:00", "TIME": "5:00", "TMP": 4.9, "DPT": 2.3, "RH": 83, "WS": 4, "WD": 43, "APCP": 197.6, "CLOUD": 56, "SLP": 1018.0, "PTYPE": null, "RQP": 197.6, "SQP": 0, "FQP": 0, "IQP": 0, "WS925": 5, "WD925": 142, "TMP850": 3.1, "WS850": 16, "WD850": 244, "WS700": 41, "WD700": 256, "PC1": 0.0, "Zero": "0"}, {"DATETIME": "2023-11-11T08:00:00", "DATE": "2023-11-11T00:00:00", "TIME": "8:00", "TMP": 4.7, "DPT": 2.1, "RH": 83, "WS": 5, "WD": 60, "APCP": 197.6, "CLOUD": 24, "SLP": 1017.0, "PTYPE": null, "RQP": 197.6, "SQP": 0, "FQP": 0, "IQP": 0, "WS925": 13, "WD925": 130, "TMP850": 3.0, "WS850": 13, "WD850": 217, "WS700": 47, "WD700": 256, "PC1": 0.0, "Zero": "0"}, {"DATETIME": "2023-11-11T11:00:00", "DATE": "2023-11-11T00:00:00", "TIME": "11:00", "TMP": 6.8, "DPT": 3.2, "RH": 78, "WS": 3, "WD": 78, "APCP": 197.6, "CLOUD": 36, "SLP": 1018.0, "PTYPE": null, "RQP": 197.6, "SQP": 0, "FQP": 0, "IQP": 0, "WS925": 12, "WD925": 133, "TMP850": 2.7, "WS850": 20, "WD850": 217, "WS700": 51, "WD700": 252, "PC1": 0.0, "Zero": "0"}, {"DATETIME": "2023-11-11T14:00:00", "DATE": "2023-11-11T00:00:00", "TIME": "14:00", "TMP": 8.5, "DPT": 4.4, "RH": 75, "WS": 4, "WD": 146, "APCP": 197.6, "CLOUD": 0, "SLP": 1018.0, "PTYPE": null, "RQP": 197.6, "SQP": 0, "FQP": 0, "IQP": 0, "WS925": 13, "WD925": 135, "TMP850": 2.3, "WS850": 23, "WD850": 221, "WS700": 62, "WD700": 251, "PC1": 0.0, "Zero": "0"}, {"DATETIME": "2023-11-11T17:00:00", "DATE": "2023-11-11T00:00:00", "TIME": "17:00", "TMP": 7.5, "DPT": 5.3, "RH": 86, "WS": 3, "WD": 130, "APCP": 197.6, "CLOUD": 0, "SLP": 1017.0, "PTYPE": null, "RQP": 197.6, "SQP": 0, "FQP": 0, "IQP": 0, "WS925": 11, "WD925": 136, "TMP850": 1.6, "WS850": 22, "WD850": 234, "WS700": 62, "WD700": 252, "PC1": 0.0, "Zero": "0"}, {"DATETIME": "2023-11-11T20:00:00", "DATE": "2023-11-11T00:00:00", "TIME": "20:00", "TMP": 6.6, "DPT": 4.1, "RH": 84, "WS": 5, "WD": 50, "APCP": 197.6, "CLOUD": 92, "SLP": 1018.0, "PTYPE": null, "RQP": 197.6, "SQP": 0, "FQP": 0, "IQP": 0, "WS925": 11, "WD925": 144, "TMP850": 1.3, "WS850": 19, "WD850": 225, "WS700": 54, "WD700": 260, "PC1": 0.0, "Zero": "0"}, {"DATETIME": "2023-11-11T23:00:00", "DATE": "2023-11-11T00:00:00", "TIME": "23:00", "TMP": 6.6, "DPT": 3.5, "RH": 81, "WS": 5, "WD": 46, "APCP": 197.7, "CLOUD": 92, "SLP": 1018.0, "PTYPE": "RA", "RQP": 197.7, "SQP": 0, "FQP": 0, "IQP": 0, "WS925": 13, "WD925": 137, "TMP850": 1.4, "WS850": 17, "WD850": 200, "WS700": 52, "WD700": 252, "PC1": 0.1, "Zero": "0"}, {"DATETIME": "2023-11-12T02:00:00", "DATE": "2023-11-12T00:00:00", "TIME": "2:00", "TMP": 6.8, "DPT": 4.1, "RH": 83, "WS": 4, "WD": 36, "APCP": 197.7, "CLOUD": 92, "SLP": 1018.0, "PTYPE": null, "RQP": 197.7, "SQP": 0, "FQP": 0, "IQP": 0, "WS925": 11, "WD925": 118, "TMP850": 1.3, "WS850": 19, "WD850": 194, "WS700": 48, "WD700": 245, "PC1": 0.0, "Zero": "0"}, {"DATETIME": "2023-11-12T05:00:00", "DATE": "2023-11-12T00:00:00", "TIME": "5:00", "TMP": 7.0, "DPT": 4.7, "RH": 85, "WS": 3, "WD": 50, "APCP": 197.7, "CLOUD": 92, "SLP": 1018.0, "PTYPE": null, "RQP": 197.7, "SQP": 0, "FQP": 0, "IQP": 0, "WS925": 11, "WD925": 107, "TMP850": 2.1, "WS850": 17, "WD850": 205, "WS700": 58, "WD700": 250, "PC1": 0.0, "Zero": "0"}]}}
